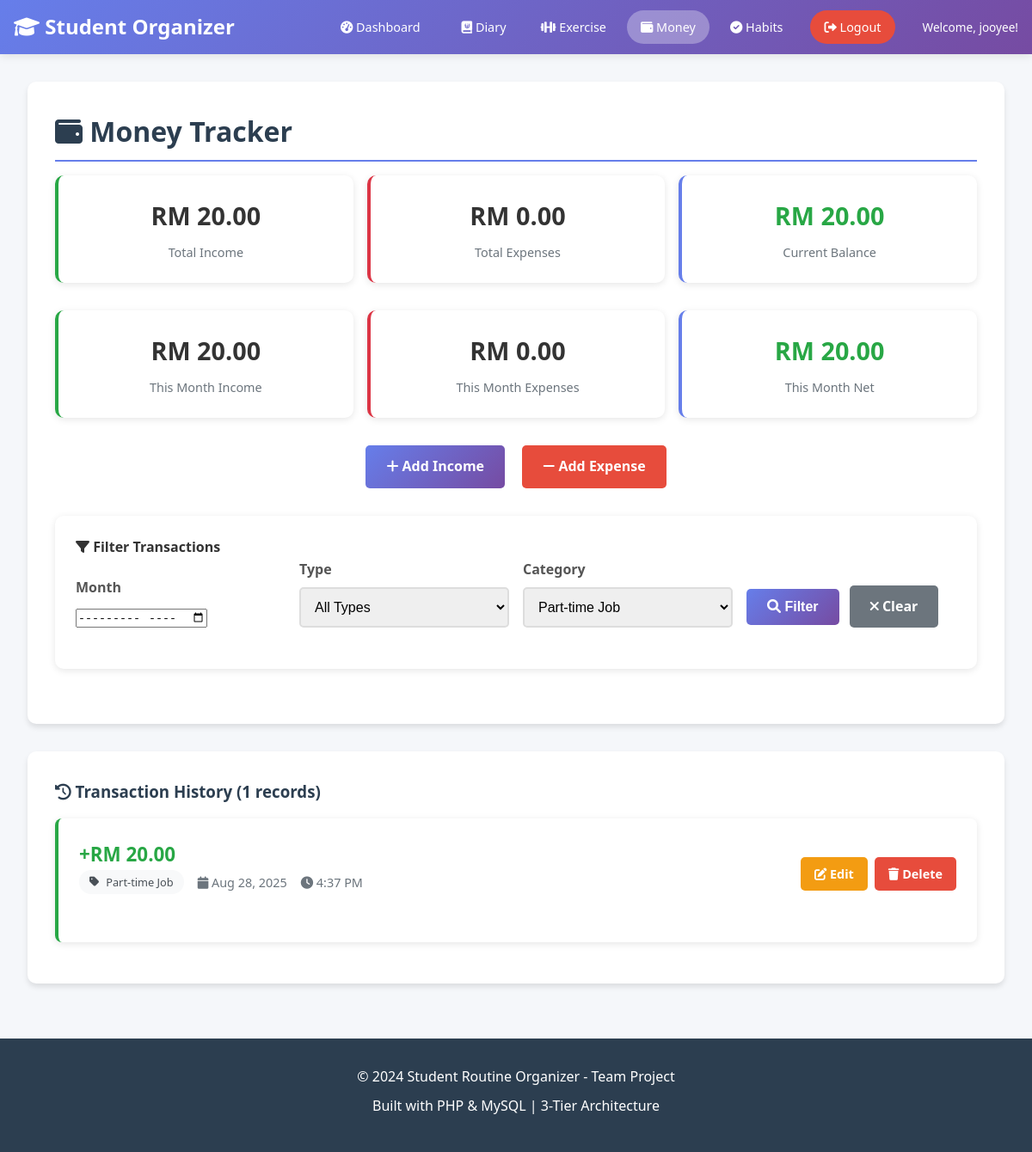
The page /money/index.php?category=Part-time Job (signed in) on the database its author committed.
### tables this page shows
CREATE TABLE `money_transactions` (
  `transaction_id` int(11) NOT NULL,
  `user_id` int(11) NOT NULL,
  `type` enum('income','expense') NOT NULL,
  `amount` decimal(10,2) NOT NULL,
  `category` varchar(50) NOT NULL,
  `description` varchar(255) DEFAULT NULL,
  `transaction_date` date NOT NULL,
  `created_at` timestamp NOT NULL DEFAULT current_timestamp(),
  `updated_at` timestamp NOT NULL DEFAULT current_timestamp() ON UPDATE current_timestamp()
);

### money/index.php (the view, shortened to what this page needs)
<?php
require_once '../includes/ErrorHandler.php';
$user_id = SessionManager::getCurrentUserId();
try {
    $db = new Database();
    $conn = $db->getConnection();
} catch (Exception $e) {
    die("Database connection error: " . $e->getMessage());
}
$filterMonth = isset($_GET['month']) && !empty($_GET['month']) ? $_GET['month'] : '';
$filterCategory = isset($_GET['category']) && !empty($_GET['category']) ? $_GET['category'] : '';
$filterType = isset($_GET['type']) && !empty($_GET['type']) ? $_GET['type'] : '';
$balanceStmt = $conn->prepare("
    SELECT
        COALESCE(SUM(CASE WHEN type = 'income' THEN amount ELSE 0 END), 0) as total_income,
        COALESCE(SUM(CASE WHEN type = 'expense' THEN amount ELSE 0 END), 0) as total_expenses,
        COALESCE(SUM(CASE WHEN type = 'income' THEN amount ELSE -amount END), 0) as current_balance
    FROM money_transactions
    WHERE user_id = ?
");
$balanceStmt->execute([$user_id]);
$balance = $balanceStmt->fetch(PDO::FETCH_ASSOC);
$summaryMonth = $filterMonth ?: date('Y-m');
$monthlyStmt = $conn->prepare("
    SELECT
        COALESCE(SUM(CASE WHEN type = 'income' THEN amount ELSE 0 END), 0) as month_income,
        COALESCE(SUM(CASE WHEN type = 'expense' THEN amount ELSE 0 END), 0) as month_expenses
    FROM money_transactions
    WHERE user_id = ? AND DATE_FORMAT(transaction_date, '%Y-%m') = ?
");
$monthlyStmt->execute([$user_id, $summaryMonth]);
$monthly = $monthlyStmt->fetch(PDO::FETCH_ASSOC);
$whereConditions = ["user_id = ?"];
$queryParams = [$user_id];
if (!empty($filterCategory)) {
    $whereConditions[] = "category = ?";
    $queryParams[] = $filterCategory;
}
$whereClause = implode(' AND ', $whereConditions);
$page = isset($_GET['page']) ? (int)$_GET['page'] : 1;
$perPage = 20;
$offset = ($page - 1) * $perPage;
$countQuery = "SELECT COUNT(*) FROM money_transactions WHERE $whereClause";
$countStmt = $conn->prepare($countQuery);
$countStmt->execute($queryParams);
$totalTransactions = $countStmt->fetchColumn();
$transactionQuery = "
    SELECT * FROM money_transactions
    WHERE $whereClause
    ORDER BY transaction_date DESC, created_at DESC
    LIMIT $perPage OFFSET $offset
";
$transactionStmt = $conn->prepare($transactionQuery);
$transactionStmt->execute($queryParams);
$transactions = $transactionStmt->fetchAll(PDO::FETCH_ASSOC);
$categoriesStmt = $conn->prepare("SELECT DISTINCT category FROM money_transactions WHERE user_id = ? ORDER BY category");
$categoriesStmt->execute([$user_id]);
$userCategories = $categoriesStmt->fetchAll(PDO::FETCH_COLUMN);
include '../includes/header.php';
?>
<div class="container">
    <h2><i class="fas fa-wallet"></i> Money Tracker</h2>
    <div class="balance-cards">
        <div class="balance-card income">
            <div class="balance-amount">RM <?php echo number_format($balance['total_income'], 2); ?></div>
            <div class="balance-label">Total Income</div>
        </div>
        <div class="balance-card expense">
            <div class="balance-amount">RM <?php echo number_format($balance['total_expenses'], 2); ?></div>
            <div class="balance-label">Total Expenses</div>
        </div>
        <div class="balance-card balance">
            <div class="balance-amount" style="color: <?php echo $balance['current_balance'] >= 0 ? '#28a745' : '#dc3545'; ?>">
                RM <?php echo number_format($balance['current_balance'], 2); ?>
            </div>
            <div class="balance-label">Current Balance</div>
        </div>
    </div>
    <div class="balance-cards">
        <div class="balance-card income">
            <div class="balance-amount">RM <?php echo number_format($monthly['month_income'], 2); ?></div>
            <div class="balance-label">This Month Income</div>
        </div>
        <div class="balance-card expense">
            <div class="balance-amount">RM <?php echo number_format($monthly['month_expenses'], 2); ?></div>
            <div class="balance-label">This Month Expenses</div>
        </div>
        <div class="balance-card balance">
            <div class="balance-amount" style="color: <?php echo ($monthly['month_income'] - $monthly['month_expenses']) >= 0 ? '#28a745' : '#dc3545'; ?>">
                RM <?php echo number_format($monthly['month_income'] - $monthly['month_expenses'], 2); ?>
            </div>
            <div class="balance-label">This Month Net</div>
        </div>
    </div>
    <div style="text-align: center; margin-bottom: 2rem;">
        <a href="add_transaction.php" class="btn btn-primary" style="margin-right: 1rem;">
            <i class="fas fa-plus"></i> Add Income
        </a>
        <a href="add_transaction.php?type=expense" class="btn btn-danger">
            <i class="fas fa-minus"></i> Add Expense
        </a>
    </div>
    <div class="filters">
        <h4><i class="fas fa-filter"></i> Filter Transactions</h4>
        <form method="GET" action="">
            <div class="filter-row">
                <div class="form-group">
                    <label>Month</label>
                    <input type="month" name="month" value="<?php echo htmlspecialchars($filterMonth); ?>" class="form-control">
                </div>
                <div class="form-group">
                    <label>Type</label>
                    <select name="type" class="form-control">
                        <option value="">All Types</option>
                    </select>
                </div>
                <div class="form-group">
                    <label>Category</label>
                    <select name="category" class="form-control">
                        <?php foreach ($userCategories as $category): ?>
                            <option value="<?php echo htmlspecialchars($category); ?>" <?php echo $filterCategory === $category ? 'selected' : ''; ?>>
                                <?php echo htmlspecialchars($category); ?>
                            </option>
                        <?php endforeach; ?>
                    </select>
                </div>
                <div class="form-group">
                    <button type="submit" class="btn btn-primary">
                        <i class="fas fa-search"></i> Filter
                    </button>
                    <a href="index.php" class="btn" style="background: #6c757d; color: white; margin-left: 0.5rem;">
                        <i class="fas fa-times"></i> Clear
                    </a>
                </div>
            </div>
        </form>
    </div>
</div>
<div class="container">
    <h3><i class="fas fa-history"></i> Transaction History (<?php echo number_format($totalTransactions); ?> records)</h3>
    <?php if (empty($transactions)): ?>
        <div style="text-align: center; padding: 3rem; color: #6c757d;">
            <i class="fas fa-money-bill-wave" style="font-size: 4rem; margin-bottom: 1rem; opacity: 0.3;"></i>
            <h4>No transactions found</h4>
            <?php if ($filterMonth || $filterCategory || $filterType): ?>
                <p>No transactions match your current filters.</p>
                <p><strong>Current filters:</strong>
                    <?php if ($filterMonth): ?>Month: <?php echo date('F Y', strtotime($filterMonth . '-01')); ?> | <?php endif; ?>
                    <?php if ($filterType): ?>Type: <?php echo ucfirst($filterType); ?> | <?php endif; ?>
                    <?php if ($filterCategory): ?>Category: <?php echo $filterCategory; ?><?php endif; ?>
                </p>
                <a href="index.php" class="btn btn-primary">
                    <i class="fas fa-times"></i> Clear All Filters
                </a>
            <?php else: ?>
                <p>Start tracking your finances by adding your first transaction!</p>
                <a href="add_transaction.php" class="btn btn-primary">
                    <i class="fas fa-plus"></i> Add First Transaction
                </a>
            <?php endif; ?>
        </div>
    <?php else: ?>
        <?php foreach ($transactions as $transaction): ?>
            <div class="transaction-card <?php echo $transaction['type']; ?>">
                <div class="transaction-header">
                    <div>
                        <div class="transaction-amount <?php echo $transaction['type']; ?>">
                            <?php echo $transaction['type'] === 'income' ? '+' : '-'; ?>RM <?php echo number_format($transaction['amount'], 2); ?>
                        </div>
                        <div class="transaction-meta">
                            <span class="category-badge">
                                <i class="fas fa-tag"></i>
                                <?php echo htmlspecialchars($transaction['category']); ?>
                            </span>
                            <span><i class="fas fa-calendar"></i> <?php echo date('M j, Y', strtotime($transaction['transaction_date'])); ?></span>
                            <span><i class="fas fa-clock"></i> <?php echo date('g:i A', strtotime($transaction['created_at'])); ?></span>
                        </div>
                    </div>
                    <div class="transaction-actions">
                        <a href="edit_transaction.php?id=<?php echo $transaction['transaction_id']; ?>" class="btn btn-warning btn-small">
                            <i class="fas fa-edit"></i> Edit
                        </a>
                        <a href="?delete=<?php echo $transaction['transaction_id']; ?><?php
                            $filterParams = [];
                            if ($filterCategory) $filterParams[] = 'category=' . urlencode($filterCategory);
                            if (!empty($filterParams)) echo '&' . implode('&', $filterParams);
                        ?>"
                           class="btn btn-danger btn-small"
                           onclick="return confirm('Are you sure you want to delete this transaction?')">
                            <i class="fas fa-trash"></i> Delete
                        </a>
                    </div>
                </div>
            </div>
        <?php endforeach; ?>
    <?php endif; ?>
</div>
<?php include '../includes/footer.php'; ?>

### css/style.css (style rules this page uses)
* { margin: 0; padding: 0; box-sizing: border-box; }
body { font-family: 'Segoe UI', Tahoma, Geneva, Verdana, sans-serif; line-height: 1.6; color: #333; background-color: #f5f7fa; min-height: 100vh; display: flex; flex-direction: column; }
.container { background: white; border-radius: 10px; box-shadow: 0 4px 6px rgba(0,0,0,0.1); padding: 2rem; margin-bottom: 2rem; }
h1, h2, h3 { color: #2c3e50; margin-bottom: 1rem; }
h2 { font-size: 2rem; border-bottom: 2px solid #667eea; padding-bottom: 0.5rem; }
.form-group { margin-bottom: 1.5rem; }
label { display: block; margin-bottom: 0.5rem; font-weight: 600; color: #555; }
input[type="text"], input[type="email"], input[type="password"], input[type="date"], select, textarea { width: 100%; padding: 0.75rem; border: 2px solid #ddd; border-radius: 5px; font-size: 1rem; transition: border-color 0.3s; }
.btn { display: inline-block; padding: 0.75rem 1.5rem; border: none; border-radius: 5px; cursor: pointer; text-decoration: none; font-size: 1rem; font-weight: 600; transition: all 0.3s; text-align: center; }
.btn-primary { background: linear-gradient(135deg, #667eea 0%, #764ba2 100%); color: white; }
.btn-warning { background-color: #f39c12; color: white; }
.btn-danger { background-color: #e74c3c; color: white; }
.btn-small { padding: 0.5rem 1rem; font-size: 0.9rem; }

### money/index.php (style rules this page uses)
.balance-cards { display: grid; grid-template-columns: repeat(auto-fit, minmax(200px, 1fr)); gap: 1rem; margin-bottom: 2rem; }
.balance-card { background: white; padding: 1.5rem; border-radius: 10px; box-shadow: 0 2px 8px rgba(0,0,0,0.1); text-align: center; border-left: 4px solid; }
.balance-card.income { border-left-color: #28a745; }
.balance-card.expense { border-left-color: #dc3545; }
.balance-card.balance { border-left-color: #667eea; }
.balance-amount { font-size: 1.8rem; font-weight: bold; margin-bottom: 0.5rem; }
.balance-label { color: #6c757d; font-size: 0.9rem; }
.filters { background: white; padding: 1.5rem; border-radius: 10px; box-shadow: 0 2px 8px rgba(0,0,0,0.1); margin-bottom: 2rem; }
.filter-row { display: grid; grid-template-columns: repeat(auto-fit, minmax(200px, 1fr)); gap: 1rem; align-items: end; }
.transaction-card { background: white; border-radius: 8px; box-shadow: 0 2px 8px rgba(0,0,0,0.1); padding: 1.5rem; margin-bottom: 1rem; border-left: 4px solid; transition: transform 0.2s; }
.transaction-card.income { border-left-color: #28a745; }
.transaction-header { display: flex; justify-content: space-between; align-items: center; margin-bottom: 1rem; }
.transaction-amount { font-size: 1.4rem; font-weight: bold; }
.transaction-amount.income { color: #28a745; }
.transaction-meta { display: flex; gap: 1rem; align-items: center; font-size: 0.9rem; color: #6c757d; margin-bottom: 1rem; }
.category-badge { display: inline-flex; align-items: center; gap: 0.5rem; padding: 0.25rem 0.75rem; border-radius: 20px; font-size: 0.8rem; background: #f8f9fa; color: #495057; font-weight: 500; }
.transaction-actions { display: flex; gap: 0.5rem; }

### rows shown on the page
money_transactions: amount "20.00", category "Part-time Job", transaction_date "Aug 28, 2025", created_at "4:37 PM"

### other values the page prints
$_SESSION['username'] "jooyee"
$balance['total_income'] "20.00"
$balance['total_expenses'] "0.00"
$balance['current_balance'] "20.00"
$monthly['month_income'] "20.00"
$monthly['month_expenses'] "0.00"
$monthly['month_income'] - $monthly['month_expenses'] "20.00"
$totalTransactions "1"
form field category "Part-time Job"
